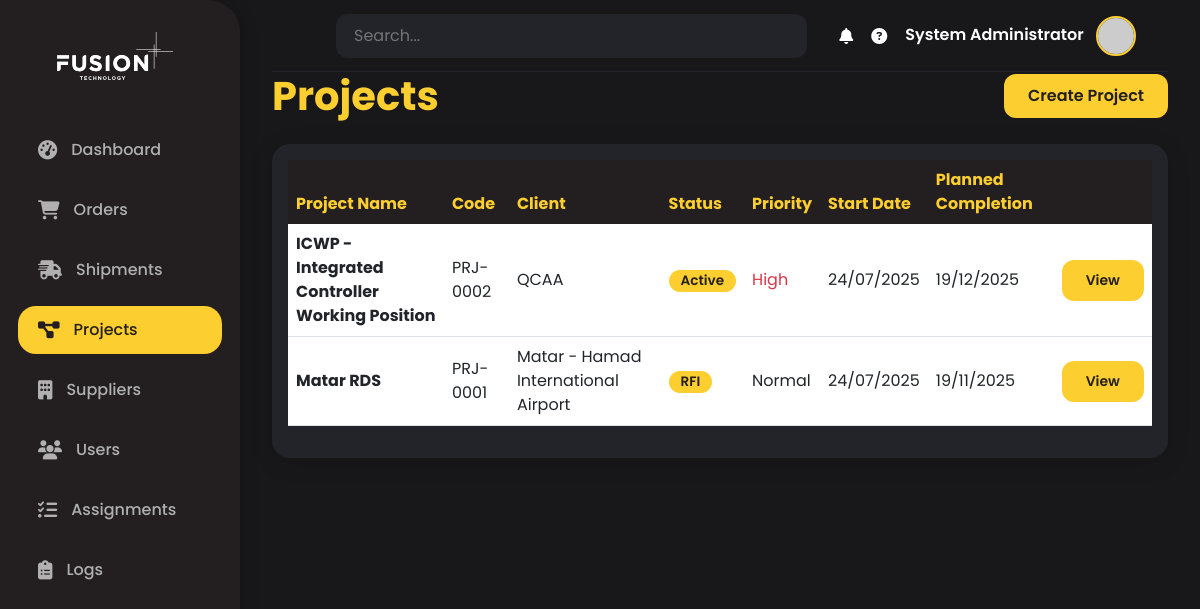
Page /projects/ (signed in) on the committed database.
### backend/models/users.py (models this page shows)
class User(Base):
    __tablename__ = "users"
    id = Column(Integer, primary_key=True, index=True)
    email = Column(String(255), unique=True, index=True, nullable=False)
    username = Column(String(50), unique=True, index=True, nullable=False)
    full_name = Column(String(100), nullable=False)
    hashed_password = Column(String(100), nullable=False)
    role = Column(String(50), default="user")  # admin, manager, procurement, field, qa, finance
    department = Column(String(50))  # Management, Procurement, Field Operations, QA, Finance
    timezone = Column(String(50), default="Asia/Doha")
    language = Column(String(5), default="en")  # en, ar
    notification_preferences = Column(Text)  # JSON string
    is_active = Column(Boolean, default=True)
    last_login = Column(DateTime)
    created_at = Column(DateTime, default=datetime.utcnow)
    created_by = Column(String(50))
    created_projects = relationship("Project", foreign_keys="Project.created_by_id", back_populates="created_by_user")
    managed_projects = relationship("Project", foreign_keys="Project.project_manager_id", back_populates="project_manager_user")
    created_orders = relationship("Order", foreign_keys="Order.created_by_id", back_populates="created_by_user")
    notifications = relationship(
        "Notification",
        back_populates="user",
        foreign_keys="[Notification.user_id]"
    )
    escalated_notifications = relationship(
        "Notification",
        foreign_keys="[Notification.escalated_to_user_id]"
    )

### backend/models/projects.py (models this page shows)
class Project(Base):
    __tablename__ = "projects"
    id = Column(Integer, primary_key=True, index=True)
    name = Column(String(200), nullable=False, index=True)
    project_code = Column(String(50), unique=True, nullable=False, index=True)
    client_name = Column(String(200), nullable=False)
    client_contact_person = Column(String(100))
    client_email = Column(String(255))
    client_phone = Column(String(50))
    description = Column(Text)
    project_type = Column(String(50))  # Aviation, Marine, Industrial, etc.
    start_date = Column(DateTime, nullable=False)
    planned_completion_date = Column(DateTime, nullable=False)
    actual_completion_date = Column(DateTime)
    total_budget = Column(Numeric(precision=15, scale=2))
    currency = Column(String(3), default="QAR")
    budget_consumed = Column(Numeric(precision=15, scale=2), default=0)
    status = Column(String(20), default="Planning")  # Planning, Active, On Hold, Completed
    priority = Column(String(10), default="Normal")  # Low, Normal, High, Critical
    completion_percentage = Column(Integer, default=0)
    project_manager_id = Column(Integer, ForeignKey("users.id"))
    created_by_id = Column(Integer, ForeignKey("users.id"))
    assigned_user_id = Column(Integer, ForeignKey("users.id"), nullable=True)
    installation_location = Column(String(200))
    installation_country = Column(String(100))
    installation_city = Column(String(100))
    requires_certification = Column(Boolean, default=False)
    certification_status = Column(String(50))  # Pending, In Progress, Approved, Rejected
    regulatory_authority = Column(String(100))  # QCAA, EASA, FAA, etc.
    created_at = Column(DateTime, default=datetime.utcnow)
    updated_at = Column(DateTime, default=datetime.utcnow, onupdate=datetime.utcnow)
    project_manager_user = relationship("User", foreign_keys=[project_manager_id], back_populates="managed_projects")
    created_by_user = relationship("User", foreign_keys=[created_by_id], back_populates="created_projects")
    assigned_user = relationship("User", foreign_keys=[assigned_user_id])
    orders = relationship("Order", back_populates="project", cascade="all, delete-orphan")
    notifications = relationship("Notification", back_populates="project")

### fusionflow_app/routes/projects.py (the view)
@projects_bp.route('/')
@login_required
def list_projects():
    db = get_db()
    try:
        status_filter = request.args.get('status', 'all')
        priority_filter = request.args.get('priority', 'all')
        search = request.args.get('search', '')
        page = int(request.args.get('page', 1))
        per_page = int(request.args.get('per_page', 25))
        query = db.query(Project)
        if status_filter != 'all':
            query = query.filter(Project.status == status_filter)
        if priority_filter != 'all':
            query = query.filter(Project.priority == priority_filter)
        if search:
            query = query.filter(
                (Project.name.contains(search)) |
                (Project.project_code.contains(search)) |
                (Project.client_name.contains(search))
            )
        query = query.order_by(desc(Project.created_at))
        total = query.count()
        projects = query.offset((page - 1) * per_page).limit(per_page).all()
        statuses = db.query(Project.status).distinct().filter(Project.status.isnot(None)).all()
        priorities = db.query(Project.priority).distinct().filter(Project.priority.isnot(None)).all()
        total_pages = (total + per_page - 1) // per_page
        has_prev = page > 1
        has_next = page < total_pages
        return render_template('projects/list.html',
                             projects=projects,
                             total=total,
                             page=page,
                             per_page=per_page,
                             total_pages=total_pages,
                             has_prev=has_prev,
                             has_next=has_next,
                             statuses=[s[0] for s in statuses],
                             priorities=[p[0] for p in priorities],
                             current_filters={
                                 'status': status_filter,
                                 'priority': priority_filter,
                                 'search': search
                             })
    finally:
        db.close()

### fusionflow_app/routes/projects.py (called while the page is built)
def get_db():
    return SessionLocal()

### fusionflow_app/templates/projects/list.html (shortened to what this page needs)
{% extends 'base.html' %}
{% block content %}
<div class="d-flex justify-content-between align-items-center mb-4">
    <h1 class="mb-0" style="color: var(--primary-color); font-weight: 700;">Projects</h1>
    <a href="{{ url_for('projects.create_project') }}" class="btn btn-primary">Create Project</a>
</div>
<div class="card">
    <div class="card-body">
        <div class="table-responsive">
            <table class="table table-hover align-middle">
                <thead>
                    <tr>
                        <th>Project Name</th>
                        <th>Code</th>
                        <th>Client</th>
                        <th>Status</th>
                        <th>Priority</th>
                        <th>Start Date</th>
                        <th>Planned Completion</th>
                        <th></th>
                    </tr>
                </thead>
                <tbody>
                    {% for project in projects %}
                    <tr>
                        <td><strong>{{ project.name }}</strong></td>
                        <td>{{ project.project_code }}</td>
                        <td>{{ project.client_name }}</td>
                        <td><span class="badge status-badge">{{ project.status }}</span></td>
                        <td><span class="priority-{{ project.priority|lower }}">{{ project.priority }}</span></td>
                        <td>{{ project.start_date.strftime('%d/%m/%Y') if project.start_date else '' }}</td>
                        <td>{{ project.planned_completion_date.strftime('%d/%m/%Y') if project.planned_completion_date else '' }}</td>
                        <td><a href="{{ url_for('projects.view_project', project_id=project.id) }}" class="btn btn-sm btn-primary">View</a></td>
                    </tr>
                    {% endfor %}
                </tbody>
            </table>
        </div>
    </div>
</div>
{% endblock %}

### fusionflow_app/templates/base.html (shortened to what this page needs)
<!DOCTYPE html>
<html lang="en">
<head>
    <link href="https://cdn.jsdelivr.net/npm/bootstrap@5.3.0/dist/css/bootstrap.min.css" rel="stylesheet">
    <link href="https://cdnjs.cloudflare.com/ajax/libs/font-awesome/6.4.0/css/all.min.css" rel="stylesheet">
</head>
<body>
    <div class="sidebar">
        <div class="logo">
            <img src="{{ url_for('static', filename='images/fusion_white.svg') }}" alt="FusionFlow Logo">
        </div>
        <ul class="nav flex-column nav">
            <li class="nav-item">
                <a class="nav-link {% if request.endpoint == 'dashboard.index' %}active{% endif %}" href="{{ url_for('dashboard.index') }}">
                    <i class="fas fa-tachometer-alt"></i> <span>Dashboard</span>
                </a>
            </li>
            <li class="nav-item">
                <a class="nav-link {% if request.endpoint.startswith('orders.') %}active{% endif %}" href="{{ url_for('orders.list_orders') }}">
                    <i class="fas fa-shopping-cart"></i> <span>Orders</span>
                </a>
            </li>
            <li class="nav-item">
                <a class="nav-link {% if request.endpoint.startswith('shipments.') %}active{% endif %}" href="{{ url_for('shipments.list_shipments') }}">
                    <i class="fas fa-shipping-fast"></i> <span>Shipments</span>
                </a>
            </li>
            <li class="nav-item">
                <a class="nav-link {% if request.endpoint.startswith('projects.') %}active{% endif %}" href="{{ url_for('projects.list_projects') }}">
                    <i class="fas fa-project-diagram"></i> <span>Projects</span>
                </a>
            </li>
            <li class="nav-item">
                <a class="nav-link {% if request.endpoint.startswith('suppliers.') %}active{% endif %}" href="{{ url_for('suppliers.list_suppliers') }}">
                    <i class="fas fa-building"></i> <span>Suppliers</span>
                </a>
            </li>
            {% if current_user.is_authenticated and current_user.role in ['admin', 'manager', 'associate_project_manager', 'project_manager', 'senior_project_manager', 'engineering_manager', 'design_manager'] %}
            <li class="nav-item">
                <a class="nav-link {% if request.endpoint.startswith('users.') and not request.endpoint.endswith('assignments') and not request.endpoint.endswith('logs') %}active{% endif %}" href="{{ url_for('users.list_users') }}">
                    <i class="fas fa-users"></i> <span>Users</span>
                </a>
            </li>
            {% endif %}
            {% if current_user.is_authenticated %}
            <li class="nav-item">
                <a class="nav-link {% if request.endpoint == 'users.assignments' %}active{% endif %}" href="{{ url_for('users.assignments') }}">
                    <i class="fas fa-tasks"></i> <span>Assignments</span>
                </a>
            </li>
            {% endif %}
            {% if current_user.is_authenticated and current_user.role == 'admin' %}
            <li class="nav-item">
                <a class="nav-link {% if request.endpoint == 'users.logs' %}active{% endif %}" href="{{ url_for('users.logs') }}">
                    <i class="fas fa-clipboard-list"></i> <span>Logs</span>
                </a>
            </li>
            {% endif %}
        </ul>
    </div>
    <div class="main-content">
        <nav class="navbar">
            <form class="search-bar d-none d-md-block">
                <input type="text" placeholder="Search..." aria-label="Search">
            </form>
            <div class="user-info ms-auto">
                <i class="fas fa-bell"></i>
                <i class="fas fa-question-circle"></i>
                {% if current_user.is_authenticated %}
                    <div class="dropdown">
                        <span class="username me-2">{{ current_user.full_name }}</span>
                        <a href="#" class="d-inline-block" id="userDropdown" data-bs-toggle="dropdown" aria-expanded="false">
                            <img src="https://ui-avatars.com/api/?name={{ current_user.full_name|replace(' ', '+') }}&background=fdce2f&color=231f20&rounded=true&size=40" class="avatar" alt="User Avatar">
                        </a>
                    </div>
                {% endif %}
            </div>
        </nav>
        {% block content %}{% endblock %}
    </div>
</body>
</html>

### fusionflow_app/templates/base.html (style rules this page uses)
:root { --primary-color: #fdce2f; --secondary-color: #231f20; --background-dark: #18181b; --sidebar-bg: #231f20; --card-bg: #23232a; --text-main: #fff; --text-muted: #b0b0b0; --active-bg: #fdce2f; --active-text: #231f20; --border-radius: 18px; }
html, body { height: 100%; background: var(--background-dark); color: var(--text-main); font-family: 'Poppins', 'Segoe UI', Tahoma, Geneva, Verdana, sans-serif; }
body { min-height: 100vh; background: var(--background-dark); }
.sidebar { position: fixed; top: 0; left: 0; height: 100vh; width: 240px; background: var(--sidebar-bg); color: var(--text-main); border-radius: 0 32px 32px 0; box-shadow: 2px 0 16px rgba(0,0,0,0.18); z-index: 1001; display: flex; flex-direction: column; padding: 32px 0 0 0; }
.sidebar .logo { display: flex; align-items: center; justify-content: center; margin-bottom: 40px; }
.sidebar .logo img { height: 48px; margin-right: 10px; }
.sidebar .nav { flex: 1; }
.sidebar .nav-link { color: var(--text-muted); font-weight: 500; border-radius: var(--border-radius); margin: 6px 18px; padding: 12px 20px; display: flex; align-items: center; transition: background 0.2s, color 0.2s; }
.sidebar .nav-link.active, .sidebar .nav-link:hover { background: var(--active-bg); color: var(--active-text) !important; }
.sidebar .nav-link i { margin-right: 14px; font-size: 1.2rem; }
.main-content { margin-left: 240px; min-height: 100vh; background: var(--background-dark); padding: 0 32px 32px 32px; }
.navbar { background: var(--background-dark); border-bottom: 1px solid #23232a; min-height: 72px; display: flex; align-items: center; padding: 0 32px; }
.navbar .search-bar { flex: 1; margin: 0 32px; }
.navbar .search-bar input { background: #23232a; border: none; border-radius: 12px; color: var(--text-main); padding: 10px 18px; width: 100%; }
.navbar .user-info { display: flex; align-items: center; gap: 18px; }
.navbar .user-info .avatar { width: 40px; height: 40px; border-radius: 50%; object-fit: cover; border: 2px solid var(--primary-color); }
.navbar .user-info .username { color: var(--text-main); font-weight: 600; }
.card { background: var(--card-bg); border-radius: var(--border-radius); box-shadow: 0 4px 24px rgba(0,0,0,0.12); border: none; color: var(--text-main); }
.status-badge { font-size: 0.85rem; padding: 4px 12px; border-radius: 12px; font-weight: 600; background: var(--primary-color); color: var(--secondary-color); }
.priority-high { color: #dc3545; }
.btn-primary { background: var(--primary-color); color: var(--secondary-color); border: none; border-radius: 12px; font-weight: 600; padding: 10px 24px; transition: background 0.2s, color 0.2s; }
.table { color: var(--text-main); }
.table th { background: var(--sidebar-bg); color: var(--primary-color); border: none; }

### rows in the picture
User: full_name "System Administrator"
Project: name "ICWP - Integrated Controller Working Position", project_code "PRJ-0002", client_name "QCAA", status "Active", priority "High", start_date "24/07/2025", planned_completion_date "19/12/2025"
Project: name "Matar RDS", project_code "PRJ-0001", client_name "Matar - Hamad International Airport", status "RFI", priority "Normal", start_date "24/07/2025", planned_completion_date "19/11/2025"
